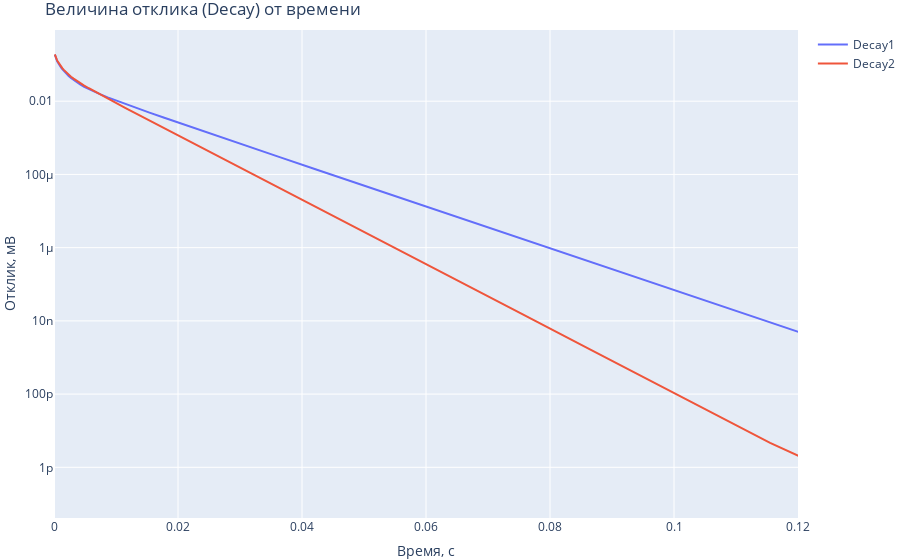
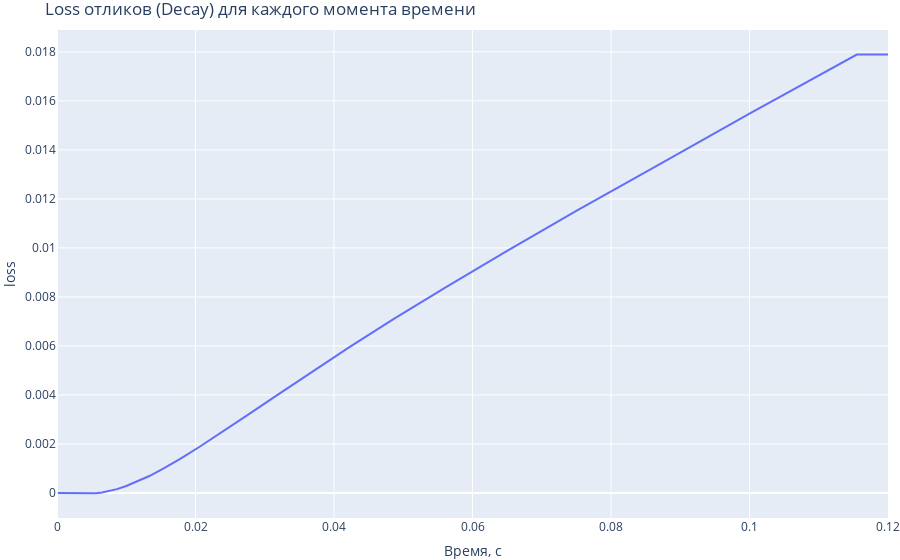

The cell these charts' notebook holds for them, in order:
### Markdown cell above
### График Decay(время)

### Code cell
rand_str = df.sample(2)
rand_1_str = rand_str[['Decay']].iloc[0]
rand_2_str = rand_str[['Decay']].iloc[1]
#На всякий случай сохраним это в DF
df_2_str = pd.DataFrame({'Decay1':rand_1_str.values[0], 'Decay2':rand_2_str.values[0], 'Time':t})
fig = go.Figure()
fig.add_trace(go.Scatter(x=t, y=rand_1_str.values[0],
                    mode='lines',
                    name='Decay1'))
fig.add_trace(go.Scatter(x=t, y=rand_2_str.values[0],
                    mode='lines',
                    name='Decay2'))
fig.update_yaxes(type="log")
fig.update_xaxes(range=[0, 0.12])

fig.update_layout(title="Величина отклика (Decay) от времени",
                  xaxis_title="Время, с",
                  yaxis_title="Отклик, мВ",
                  margin=dict(l=0, r=0, t=30, b=0))
fig.show()

loss, _, c = weighted_mse(np.array(rand_str.get('Decay').iloc[0]),np.array(rand_str.get('Decay').iloc[1]),t)
print('total loss = ', loss)
fig = go.Figure(data=go.Scatter(x=t, y=c))
#fig.update_yaxes(range=[-0.01, 0.01])
fig.update_xaxes(range=[0, 0.12])
fig.update_layout(title="Loss отликов (Decay) для каждого момента времени",
                  xaxis_title="Время, с",
                  yaxis_title="loss",
                  margin=dict(l=0, r=0, t=30, b=0))
fig.show()
